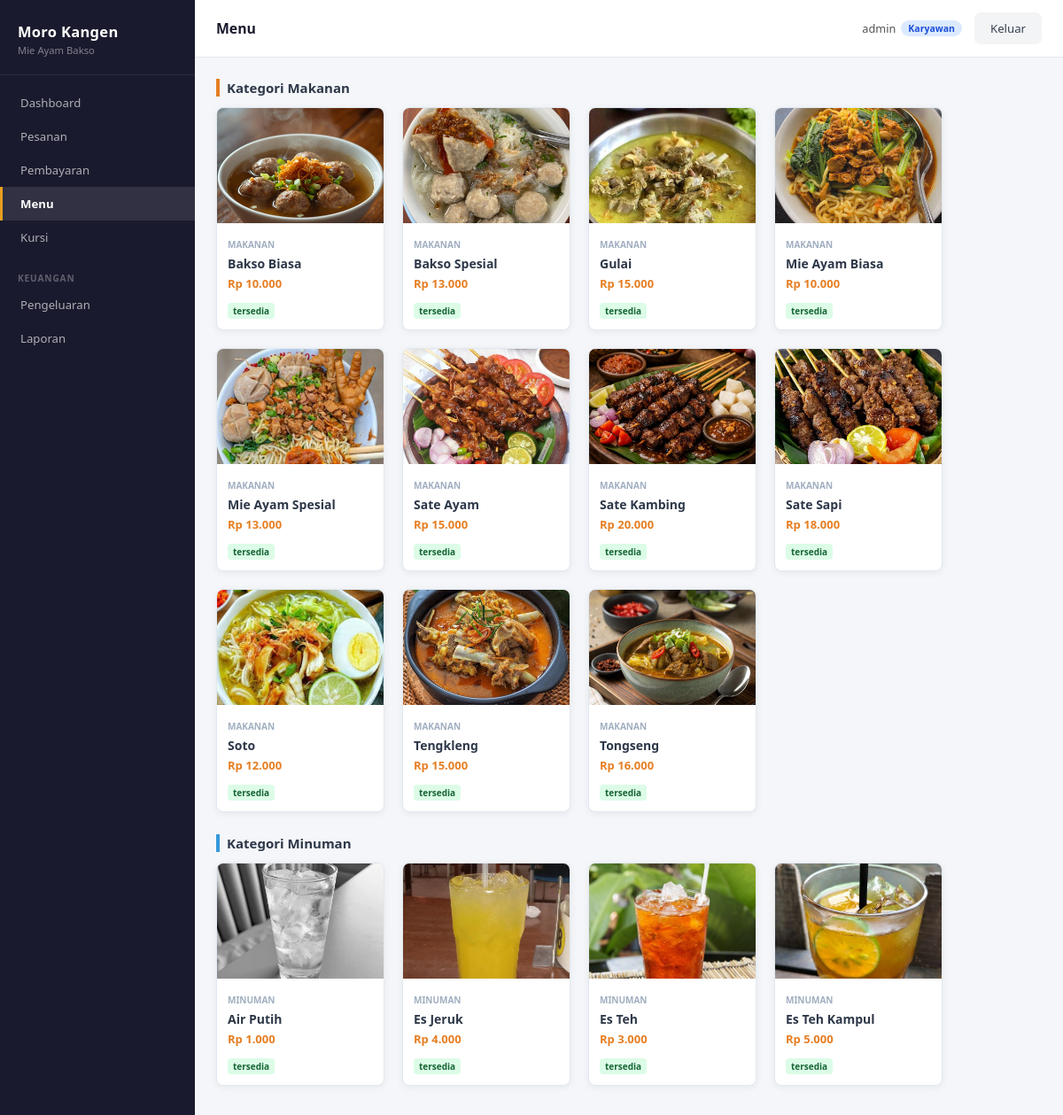
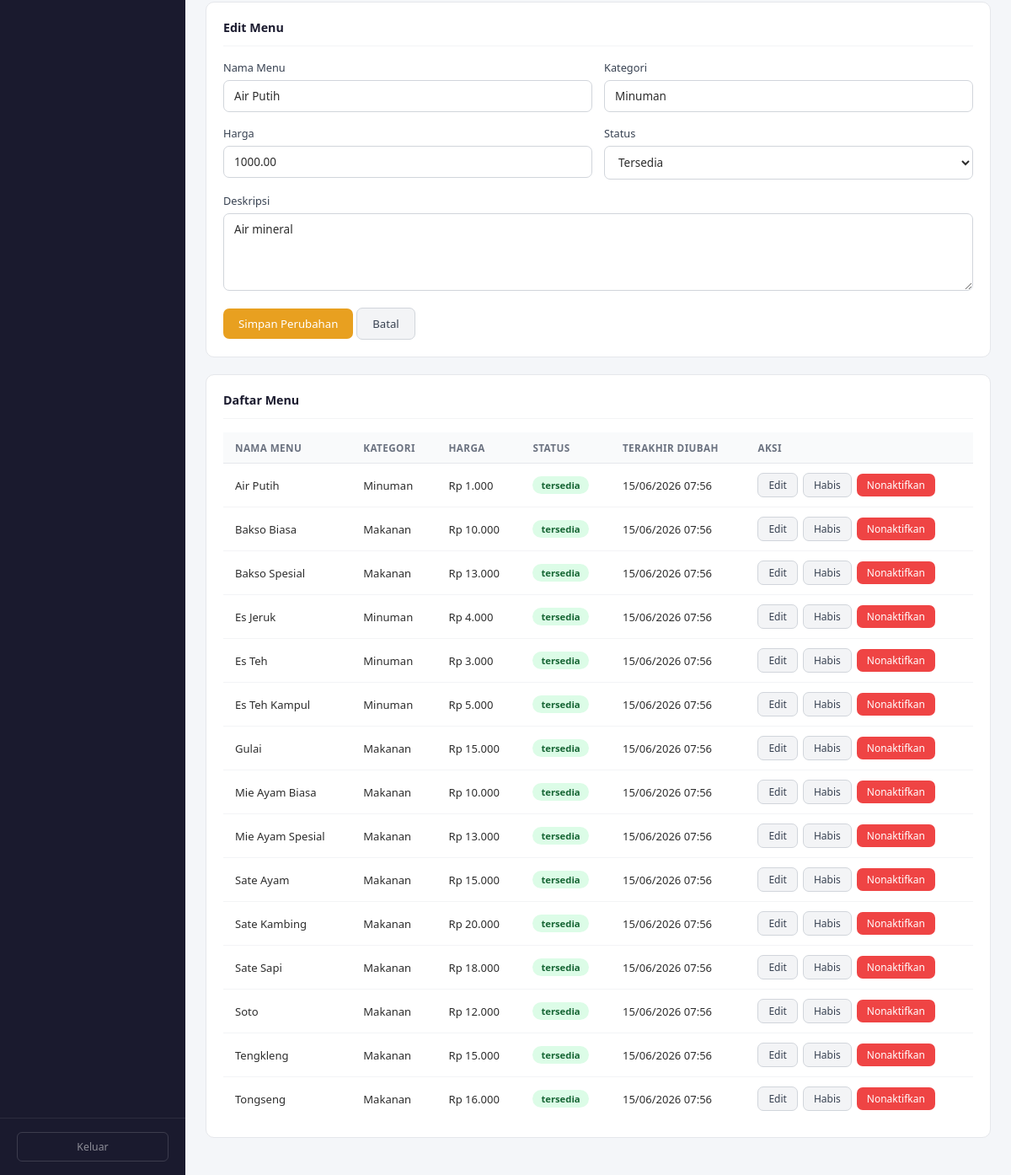
The app's page /menu/index.php?edit=14 (signed in) with its own data (2 pictures, top to bottom).
### tables this page shows
CREATE TABLE menu (
  id_menu     INT AUTO_INCREMENT PRIMARY KEY,
  nama_menu   VARCHAR(100)   NOT NULL,
  kategori    VARCHAR(50)    NOT NULL,
  harga       DECIMAL(10,2)  NOT NULL,
  deskripsi   TEXT,
  status_menu ENUM('tersedia','habis','nonaktif') NOT NULL DEFAULT 'tersedia',
  created_at  DATETIME NOT NULL DEFAULT CURRENT_TIMESTAMP,
  updated_at  DATETIME NOT NULL DEFAULT CURRENT_TIMESTAMP ON UPDATE CURRENT_TIMESTAMP
);

### config/session.php (called while the page is built, shortened)
<?php
function isLoggedIn() {
    return isset($_SESSION['id_user']) && isset($_SESSION['role']);
}
function isKaryawan() {
    return isLoggedIn() && $_SESSION['role'] === 'karyawan';
}

### menu/index.php (the view, shortened to what this page needs)
<?php
$db = getDB();
function h($value)
{
    return htmlspecialchars((string) $value, ENT_QUOTES, 'UTF-8');
}
function rupiah($value)
{
    return 'Rp ' . number_format((float) $value, 0, ',', '.');
}
$formData = [
    'id_menu' => 0,
    'nama_menu' => '',
    'kategori' => '',
    'harga' => '',
    'deskripsi' => '',
    'status_menu' => 'tersedia'
];
if (isset($_GET['edit'])) {
    $idEdit = (int) $_GET['edit'];
    $stmt = $db->prepare("
        SELECT *
        FROM menu
        WHERE id_menu = ?
        LIMIT 1
    ");
    $stmt->bind_param('i', $idEdit);
    $stmt->execute();
    $menuEdit = $stmt->get_result()->fetch_assoc();
    if ($menuEdit) {
        $formData = [
            'id_menu' => $menuEdit['id_menu'],
            'nama_menu' => $menuEdit['nama_menu'],
            'kategori' => $menuEdit['kategori'],
            'harga' => $menuEdit['harga'],
            'deskripsi' => $menuEdit['deskripsi'],
            'status_menu' => $menuEdit['status_menu']
        ];
    }
}
$menus = [];
$result = $db->query("
    SELECT *
    FROM menu
    ORDER BY nama_menu ASC
");
while ($row = $result->fetch_assoc()) {
    $menus[] = $row;
}
require_once __DIR__ . '/../includes/header.php';
?>
<?php if (isKaryawan()): ?>
    <div class="menu-preview-section" style="margin-bottom: 35px;">
        <h4 style="margin-bottom: 12px; color: #2d3748; font-weight: 600; border-left: 4px solid #e67e22; padding-left: 8px;">Kategori Makanan</h4>
        <div class="menu-gallery-row" style="display: flex; flex-wrap: wrap; gap: 20px; margin-bottom: 25px;">
            <?php
            foreach ($menus as $menu):
                if (strtolower($menu['kategori']) === 'minuman') continue;
                $imageName = strtolower(str_replace(' ', '-', $menu['nama_menu'])) . '.jpg';
                $imagePath = '../img/' . $imageName;
            ?>
                <div class="menu-preview-card" style="background: #fff; border-radius: 8px; box-shadow: 0 2px 8px rgba(0,0,0,0.06); width: 190px; overflow: hidden; border: 1px solid #e2e8f0;">
                    <img src="<?= h($imagePath) ?>" alt="<?= h($menu['nama_menu']) ?>" style="width: 100%; height: 130px; object-fit: cover;">
                    <div style="padding: 12px;">
                        <span style="font-size: 10px; color: #a0aec0; text-transform: uppercase; font-weight: bold;"><?= h($menu['kategori']) ?></span>
                        <h4 style="margin: 4px 0; font-size: 14px; color: #2d3748; white-space: nowrap; overflow: hidden; text-overflow: ellipsis;" title="<?= h($menu['nama_menu']) ?>">
                            <?= h($menu['nama_menu']) ?>
                        </h4>
                        <p style="margin: 0 0 10px 0; font-weight: bold; color: #e67e22; font-size: 13px;"><?= rupiah($menu['harga']) ?></p>
                        <span class="badge badge-<?= h($menu['status_menu']) ?>" style="font-size: 10px; padding: 2px 6px; border-radius: 4px;">
                            <?= h($menu['status_menu']) ?>
                        </span>
                    </div>
                </div>
            <?php endforeach; ?>
        </div>
        <h4 style="margin-bottom: 12px; color: #2d3748; font-weight: 600; border-left: 4px solid #3498db; padding-left: 8px;">Kategori Minuman</h4>
        <div class="menu-gallery-row" style="display: flex; flex-wrap: wrap; gap: 20px; margin-bottom: 10px;">
            <?php
            foreach ($menus as $menu):
                if (strtolower($menu['kategori']) !== 'minuman') continue;
                $imageName = strtolower(str_replace(' ', '-', $menu['nama_menu'])) . '.jpg';
                $imagePath = '../img/' . $imageName;
            ?>
                <div class="menu-preview-card" style="background: #fff; border-radius: 8px; box-shadow: 0 2px 8px rgba(0,0,0,0.06); width: 190px; overflow: hidden; border: 1px solid #e2e8f0;">
                    <img src="<?= h($imagePath) ?>" alt="<?= h($menu['nama_menu']) ?>" style="width: 100%; height: 130px; object-fit: cover;">
                    <div style="padding: 12px;">
                        <span style="font-size: 10px; color: #a0aec0; text-transform: uppercase; font-weight: bold;"><?= h($menu['kategori']) ?></span>
                        <h4 style="margin: 4px 0; font-size: 14px; color: #2d3748; white-space: nowrap; overflow: hidden; text-overflow: ellipsis;" title="<?= h($menu['nama_menu']) ?>">
                            <?= h($menu['nama_menu']) ?>
                        </h4>
                        <p style="margin: 0 0 10px 0; font-weight: bold; color: #e67e22; font-size: 13px;"><?= rupiah($menu['harga']) ?></p>
                        <span class="badge badge-<?= h($menu['status_menu']) ?>" style="font-size: 10px; padding: 2px 6px; border-radius: 4px;">
                            <?= h($menu['status_menu']) ?>
                        </span>
                    </div>
                </div>
            <?php endforeach; ?>
        </div>
    </div>
<div class="card">
    <div class="card-header">
        <h3 class="card-title">
            <?= $formData['id_menu'] > 0 ? 'Edit Menu' : 'Tambah Menu' ?>
        </h3>
    </div>
    <form method="POST">
        <div class="form-row">
            <div class="form-group">
                <label>Nama Menu</label>
                <input
                    type="text"
                    name="nama_menu"
                    value="<?= h($formData['nama_menu']) ?>"
                    required
                >
            </div>
            <div class="form-group">
                <label>Kategori</label>
                <input
                    type="text"
                    name="kategori"
                    value="<?= h($formData['kategori']) ?>"
                    placeholder="Ketik 'Minuman' atau kategori makanan (Bakso/Mie)"
                    required
                >
            </div>
        </div>
        <div class="form-row">
            <div class="form-group">
                <label>Harga</label>
                <input
                    type="number"
                    name="harga"
                    min="1"
                    value="<?= h($formData['harga']) ?>"
                    required
                >
            </div>
            <div class="form-group">
                <label>Status</label>
                <select name="status_menu">
                    <option value="tersedia"
                        <?= $formData['status_menu'] === 'tersedia' ? 'selected' : '' ?>>
                        Tersedia
                    </option>
                </select>
            </div>
        </div>
        <div class="form-group">
            <label>Deskripsi</label>
            <textarea
                name="deskripsi"
                rows="4"
            ><?= h($formData['deskripsi']) ?></textarea>
        </div>
        <button type="submit" class="btn btn-primary">
            <?= $formData['id_menu'] > 0 ? 'Simpan Perubahan' : 'Tambah Menu' ?>
        </button>
        <?php if ($formData['id_menu'] > 0): ?>
            <a href="index.php" class="btn btn-secondary">
                Batal
            </a>
        <?php endif; ?>
    </form>
</div>
<?php endif; ?>
<div class="card">
    <div class="card-header">
        <h3 class="card-title">Daftar Menu</h3>
    </div>
    <?php if (empty($menus)): ?>
        <div class="empty-state">
            <h3>Belum ada menu</h3>
            <p>Silakan tambahkan menu terlebih dahulu.</p>
        </div>
    <?php else: ?>
        <div class="table-wrap">
            <table>
                <thead>
                <tr>
                    <th>Nama Menu</th>
                    <th>Kategori</th>
                    <th>Harga</th>
                    <th>Status</th>
                    <th>Terakhir Diubah</th>
                    <th>Aksi</th>
                </tr>
                </thead>
                <tbody>
                <?php foreach ($menus as $menu): ?>
                    <tr>
                        <td><?= h($menu['nama_menu']) ?></td>
                        <td><?= h($menu['kategori']) ?></td>
                        <td><?= rupiah($menu['harga']) ?></td>
                        <td>
                            <span class="badge badge-<?= h($menu['status_menu']) ?>">
                                <?= h($menu['status_menu']) ?>
                            </span>
                        </td>
                        <td>
                            <?= date('d/m/Y H:i', strtotime($menu['updated_at'])) ?>
                        </td>
                        <td>
                            <?php if (isKaryawan()): ?>
                                <div class="td-actions">
                                    <a
                                        href="?edit=<?= (int) $menu['id_menu'] ?>"
                                        class="btn btn-secondary btn-sm"
                                    >
                                        Edit
                                    </a>
                                    <?php if ($menu['status_menu'] === 'tersedia'): ?>
                                        <form method="POST">
                                            <button type="submit" class="btn btn-secondary btn-sm">
                                                Habis
                                            </button>
                                        </form>
                                        <form method="POST">
                                            <button type="submit" class="btn btn-danger btn-sm">
                                                Nonaktifkan
                                            </button>
                                        </form>
                                    <?php endif; ?>
                                </div>
                            <?php else: ?>
                                <span class="text-muted">
                                    Lihat saja
                                </span>
                            <?php endif; ?>
                        </td>
                    </tr>
                <?php endforeach; ?>
                </tbody>
            </table>
        </div>
    <?php endif; ?>
</div>
<?php require_once __DIR__ . '/../includes/footer.php'; ?>

### assets/css/style.css (style rules this page uses)
*, *::before, *::after { box-sizing: border-box; margin: 0; padding: 0; }
html { font-size: 15px; scroll-behavior: smooth; }
body { font-family: 'Segoe UI', Arial, sans-serif; background: #f4f6f9; color: #2d2d2d; min-height: 100vh; }
a { text-decoration: none; color: inherit; }
img { max-width: 100%; display: block; }
.form-group { margin-bottom: 16px; }
.form-group label { display: block; font-size: 0.85rem; font-weight: 500; color: #374151; margin-bottom: 6px; }
.form-group input, .form-group select, .form-group textarea { width: 100%; padding: 9px 12px; border: 1px solid #d1d5db; border-radius: 7px; font-size: 0.9rem; font-family: inherit; color: #2d2d2d; background: #fff; transition: border-color 0.15s, box-shadow 0.15s; }
.form-group textarea { resize: vertical; min-height: 80px; }
.form-row { display: flex; gap: 14px; }
.form-row .form-group { flex: 1; }
.btn { display: inline-block; padding: 9px 18px; border-radius: 7px; font-size: 0.88rem; font-weight: 500; font-family: inherit; cursor: pointer; border: none; transition: background 0.15s, opacity 0.15s; text-align: center; }
.btn-primary { background: #e8a020; color: #fff; }
.btn-secondary { background: #f3f4f6; color: #374151; border: 1px solid #d1d5db; }
.btn-danger { background: #ef4444; color: #fff; }
.btn-sm { padding: 5px 12px; font-size: 0.8rem; }
.card { background: #fff; border-radius: 10px; border: 1px solid #e5e7eb; padding: 20px; margin-bottom: 20px; }
.card-header { display: flex; align-items: center; justify-content: space-between; margin-bottom: 16px; padding-bottom: 12px; border-bottom: 1px solid #f3f4f6; }
.card-title { font-size: 0.95rem; font-weight: 600; color: #1a1a2e; }
.table-wrap { overflow-x: auto; }
table { width: 100%; border-collapse: collapse; font-size: 0.87rem; }
thead th { background: #f9fafb; color: #6b7280; font-weight: 600; font-size: 0.78rem; text-transform: uppercase; letter-spacing: 0.4px; padding: 10px 14px; border-bottom: 1px solid #e5e7eb; text-align: left; white-space: nowrap; }
tbody td { padding: 11px 14px; border-bottom: 1px solid #f3f4f6; vertical-align: middle; }
tbody tr:last-child td { border-bottom: none; }
.td-actions { display: flex; gap: 6px; align-items: center; }
.badge { display: inline-block; font-size: 0.75rem; font-weight: 600; padding: 3px 10px; border-radius: 20px; white-space: nowrap; }
.badge-tersedia { background: #dcfce7; color: #166534; }

### records on screen
menu: shows a picture, kategori "MAKANAN", nama_menu "Bakso Biasa", harga "Rp 10.000", status_menu "tersedia", kategori "Makanan", updated_at "15/06/2026 07:56"
menu: shows a picture, kategori "MAKANAN", nama_menu "Bakso Spesial", harga "Rp 13.000", status_menu "tersedia", kategori "Makanan", updated_at "15/06/2026 07:56"
menu: shows a picture, kategori "MAKANAN", nama_menu "Gulai", harga "Rp 15.000", status_menu "tersedia", kategori "Makanan", updated_at "15/06/2026 07:56"
menu: shows a picture, kategori "MAKANAN", nama_menu "Mie Ayam Biasa", harga "Rp 10.000", status_menu "tersedia", kategori "Makanan", updated_at "15/06/2026 07:56"
menu: shows a picture, kategori "MAKANAN", nama_menu "Mie Ayam Spesial", harga "Rp 13.000", status_menu "tersedia", kategori "Makanan", updated_at "15/06/2026 07:56"
menu: shows a picture, kategori "MAKANAN", nama_menu "Sate Ayam", harga "Rp 15.000", status_menu "tersedia", kategori "Makanan", updated_at "15/06/2026 07:56"
menu: shows a picture, kategori "MAKANAN", nama_menu "Sate Kambing", harga "Rp 20.000", status_menu "tersedia", kategori "Makanan", updated_at "15/06/2026 07:56"
menu: shows a picture, kategori "MAKANAN", nama_menu "Sate Sapi", harga "Rp 18.000", status_menu "tersedia", kategori "Makanan", updated_at "15/06/2026 07:56"
menu: shows a picture, kategori "MAKANAN", nama_menu "Soto", harga "Rp 12.000", status_menu "tersedia", kategori "Makanan", updated_at "15/06/2026 07:56"
menu: shows a picture, kategori "MAKANAN", nama_menu "Tengkleng", harga "Rp 15.000", status_menu "tersedia", kategori "Makanan", updated_at "15/06/2026 07:56"
menu: shows a picture, kategori "MAKANAN", nama_menu "Tongseng", harga "Rp 16.000", status_menu "tersedia", kategori "Makanan", updated_at "15/06/2026 07:56"
menu: shows a picture, kategori "MINUMAN", nama_menu "Air Putih", harga "Rp 1.000", status_menu "tersedia", kategori "Minuman", harga "1000.00", status_menu "Tersedia", deskripsi "Air mineral", updated_at "15/06/2026 07:56"
menu: shows a picture, kategori "MINUMAN", nama_menu "Es Jeruk", harga "Rp 4.000", status_menu "tersedia", kategori "Minuman", updated_at "15/06/2026 07:56"
menu: shows a picture, kategori "MINUMAN", nama_menu "Es Teh", harga "Rp 3.000", status_menu "tersedia", kategori "Minuman", updated_at "15/06/2026 07:56"
menu: shows a picture, kategori "MINUMAN", nama_menu "Es Teh Kampul", harga "Rp 5.000", status_menu "tersedia", kategori "Minuman", updated_at "15/06/2026 07:56"

### other values on screen
$label "Dashboard Pesanan Pembayaran Menu Kursi Pengeluaran Laporan"
$pageTitle "Menu"
$user['username'] "admin"
